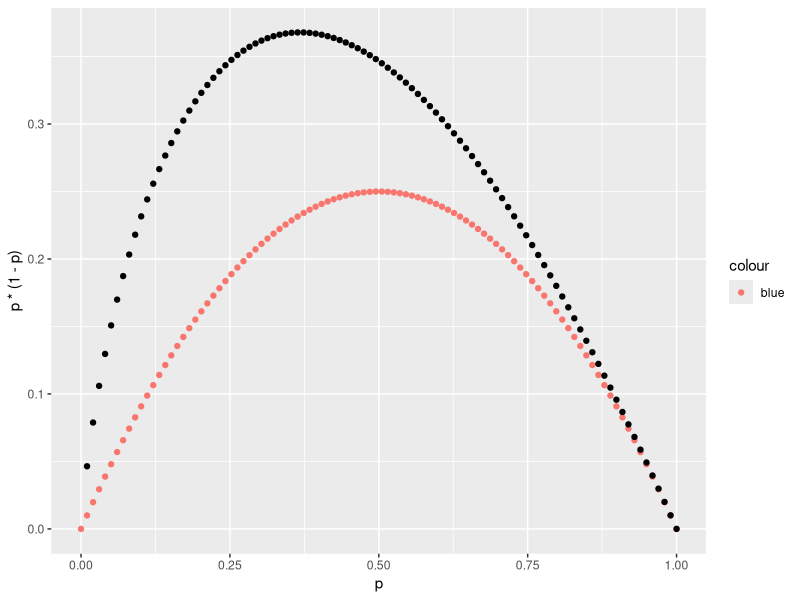

Reproduce this figure in R.
## ---- chunk 1
library(ggplot2)
df = data.frame(p = seq(0, 1, length=100))

ggplot(df) + 
  geom_point(aes(x = p, y = p*(1-p), color='blue')) + 
  geom_point(aes(x = p, y = -p*log(p)))
